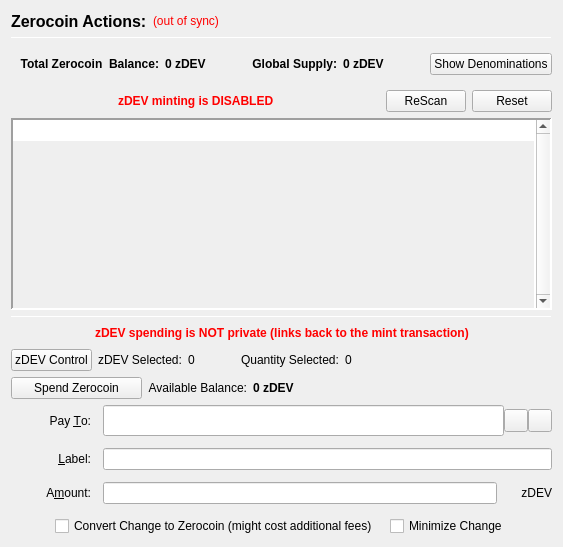
                  <widget class="QFrame" name="verticalFrameLeft">
                   <layout class="QVBoxLayout" name="verticalLayout_2">
                    <item>
                     <layout class="QVBoxLayout" name="verticalLayout_3">
                      <item>
                       <layout class="QHBoxLayout" name="horizontalLayout_3">
                        <item>
                         <widget class="QLabel" name="labelzDEVActions">
                          <property name="font">
                           <font>
                            <pointsize>12</pointsize>
                            <weight>75</weight>
                            <bold>true</bold>
                           </font>
                          </property>
                          <property name="text">
                           <string>Zerocoin Actions:</string>
                          </property>
                          <property name="alignment">
                           <set>Qt::AlignLeading|Qt::AlignLeft|Qt::AlignVCenter</set>
                          </property>
                         </widget>
                        </item>
                        <item>
                         <widget class="QLabel" name="labelzDEVSyncStatus">
                          <property name="toolTip">
                           <string>The displayed information may be out of date. Your wallet automatically synchronizes with the Astron network after a connection is established, but this process has not completed yet.</string>
                          </property>
                          <property name="styleSheet">
                           <string notr="true">QLabel { color: red; }</string>
                          </property>
                          <property name="text">
                           <string notr="true">(out of sync)</string>
                          </property>
                          <property name="alignment">
                           <set>Qt::AlignLeading|Qt::AlignLeft|Qt::AlignVCenter</set>
                          </property>
                         </widget>
                        </item>
                        <item>
                         <spacer name="horizontalSpacer">
                          <property name="orientation">
                           <enum>Qt::Horizontal</enum>
                          </property>
                          <property name="sizeHint" stdset="0">
                           <size>
                            <width>40</width>
                            <height>20</height>
                           </size>
                          </property>
                         </spacer>
                        </item>
                       </layout>
                      </item>
                      <item>
                       <widget class="Line" name="lineUpperLeft">
                        <property name="minimumSize">
                         <size>
                          <width>0</width>
                          <height>1</height>
                         </size>
                        </property>
                        <property name="maximumSize">
                         <size>
                          <width>16777215</width>
                          <height>1</height>
                         </size>
                        </property>
                        <property name="frameShadow">
                         <enum>QFrame::Sunken</enum>
                        </property>
                        <property name="orientation">
                         <enum>Qt::Horizontal</enum>
                        </property>
                       </widget>
                      </item>
                      <item>
                       <widget class="QFrame" name="balanceSupplyFrame">
                        <layout class="QHBoxLayout" name="horizontalLayout_2" stretch="0,0,0,1,0">
                         <property name="rightMargin">
                          <number>0</number>
                         </property>
                         <item>
                          <layout class="QHBoxLayout" name="horizontalLayout_34">
                           <item>
                            <widget class="QLabel" name="labelzAvailableText_3">
                             <property name="font">
                              <font>
                               <weight>75</weight>
                               <bold>true</bold>
                              </font>
                             </property>
                             <property name="toolTip">
                              <string>Total Balance including unconfirmed and immature zDEV</string>
                             </property>
                             <property name="text">
                              <string>Total Zerocoin  Balance:</string>
                             </property>
                             <property name="alignment">
                              <set>Qt::AlignRight|Qt::AlignTrailing|Qt::AlignVCenter</set>
                             </property>
                            </widget>
                           </item>
                           <item>
                            <widget class="QLabel" name="labelzAvailableAmount_4">
                             <property name="minimumSize">
                              <size>
                               <width>40</width>
                               <height>0</height>
                              </size>
                             </property>
                             <property name="font">
                              <font>
                               <weight>75</weight>
                               <bold>true</bold>
                              </font>
                             </property>
                             <property name="toolTip">
                              <string>Total Balance including unconfirmed and immature zDEV</string>
                             </property>
                             <property name="text">
                              <string>0 zDEV</string>
                             </property>
                             <property name="alignment">
                              <set>Qt::AlignLeading|Qt::AlignLeft|Qt::AlignVCenter</set>
                             </property>
                            </widget>
                           </item>
                          </layout>
                         </item>
                         <item>
                          <spacer name="horizontalSpacer_32">
                           <property name="orientation">
                            <enum>Qt::Horizontal</enum>
                           </property>
                           <property name="sizeHint" stdset="0">
                            <size>
                             <width>40</width>
                             <height>20</height>
                            </size>
                           </property>
                          </spacer>
                         </item>
                         <item>
                          <layout class="QHBoxLayout" name="horizontalLayout_35">
                           <item>
                            <widget class="QLabel" name="labelZsupplyText_2">
                             <property name="font">
                              <font>
                               <weight>75</weight>
                               <bold>true</bold>
                              </font>
                             </property>
                             <property name="text">
                              <string>Global Supply:</string>
                             </property>
                             <property name="alignment">
                              <set>Qt::AlignRight|Qt::AlignTrailing|Qt::AlignVCenter</set>
                             </property>
                            </widget>
                           </item>
                           <item>
                            <widget class="QLabel" name="labelZsupplyAmount_2">
                             <property name="font">
                              <font>
                               <weight>75</weight>
                               <bold>true</bold>
                              </font>
                             </property>
                             <property name="text">
                              <string>0 zDEV</string>
                             </property>
                            </widget>
                           </item>
                          </layout>
                         </item>
                         <item>
                          <spacer name="horizontalSpacer_31">
                           <property name="orientation">
                            <enum>Qt::Horizontal</enum>
                           </property>
                           <property name="sizeHint" stdset="0">
                            <size>
                             <width>40</width>
                             <height>20</height>
                            </size>
                           </property>
                          </spacer>
                         </item>
                         <item>
                          <widget class="QPushButton" name="pushButtonShowDenoms">
                           <property name="toolTip">
                            <string>Show zDEV denominations list</string>
                           </property>
                           <property name="text">
                            <string>Show Denominations</string>
                           </property>
                          </widget>
                         </item>
                        </layout>
                       </widget>
                      </item>
                      <item>
                       <layout class="QHBoxLayout" name="horizontalLayout_4">
                        <item>
                         <spacer name="horizontalSpacer_2">
                          <property name="orientation">
                           <enum>Qt::Horizontal</enum>
                          </property>
                          <property name="sizeHint" stdset="0">
                           <size>
                            <width>40</width>
                            <height>20</height>
                           </size>
                          </property>
                         </spacer>
                        </item>
                        <item>
                         <widget class="QLabel" name="label">
                          <property name="styleSheet">
                           <string notr="true">color: red;
font-weight: bold;</string>
                          </property>
                          <property name="text">
                           <string>zDEV minting is DISABLED</string>
                          </property>
                         </widget>
                        </item>
                        <item>
                         <spacer name="horizontalSpacer_3">
                          <property name="orientation">
                           <enum>Qt::Horizontal</enum>
                          </property>
                          <property name="sizeHint" stdset="0">
                           <size>
                            <width>40</width>
                            <height>20</height>
                           </size>
                          </property>
                         </spacer>
                        </item>
                        <item>
                         <widget class="QPushButton" name="pushButtonMintReset">
                          <property name="maximumSize">
                           <size>
                            <width>80</width>
                            <height>16777215</height>
                           </size>
                          </property>
                          <property name="toolTip">
                           <string>Rescan the complete blockchain for  Zerocoin mints and their meta-data.</string>
                          </property>
                          <property name="text">
                           <string>ReScan</string>
                          </property>
                         </widget>
                        </item>
                        <item>
                         <widget class="QPushButton" name="pushButtonSpentReset">
                          <property name="maximumSize">
                           <size>
                            <width>80</width>
                            <height>16777215</height>
                           </size>
                          </property>
                          <property name="toolTip">
                           <string>Reset Zerocoin Wallet DB. Deletes transactions that did not make it into the blockchain.</string>
                          </property>
                          <property name="text">
                           <string>Reset</string>
                          </property>
                         </widget>
                        </item>
                       </layout>
                      </item>
                      <item>
                       <widget class="QPlainTextEdit" name="TEMintStatus">
                        <property name="font">
                         <font>
                          <pointsize>8</pointsize>
                         </font>
                        </property>
                        <property name="toolTip">
                         <string>Status and/or Mesages from the last Mint Action.</string>
                        </property>
                        <property name="frameShape">
                         <enum>QFrame::Panel</enum>
                        </property>
                        <property name="frameShadow">
                         <enum>QFrame::Sunken</enum>
                        </property>
                        <property name="lineWidth">
                         <number>2</number>
                        </property>
                        <property name="midLineWidth">
                         <number>2</number>
                        </property>
                        <property name="verticalScrollBarPolicy">
                         <enum>Qt::ScrollBarAlwaysOn</enum>
                        </property>
                        <property name="horizontalScrollBarPolicy">
                         <enum>Qt::ScrollBarAlwaysOff</enum>
                        </property>
                        <property name="readOnly">
                         <bool>true</bool>
                        </property>
                        <property name="plainText">
                         <string notr="true"/>
                        </property>
                        <property name="backgroundVisible">
                         <bool>true</bool>
                        </property>
                       </widget>
                      </item>
                      <item>
                       <widget class="Line" name="line">
                        <property name="minimumSize">
                         <size>
                          <width>0</width>
                          <height>1</height>
                         </size>
                        </property>
                        <property name="maximumSize">
                         <size>
                          <width>16777215</width>
                          <height>1</height>
                         </size>
                        </property>
                        <property name="orientation">
                         <enum>Qt::Horizontal</enum>
                        </property>
                       </widget>
                      </item>
                      <item>
                       <layout class="QHBoxLayout" name="horizontalLayout_7">
                        <item>
                         <spacer name="horizontalSpacer_18">
                          <property name="orientation">
                           <enum>Qt::Horizontal</enum>
                          </property>
                          <property name="sizeHint" stdset="0">
                           <size>
                            <width>40</width>
                            <height>20</height>
                           </size>
                          </property>
                         </spacer>
                        </item>
                        <item>
                         <widget class="QLabel" name="label_2">
                          <property name="styleSheet">
                           <string notr="true">color: red;
font-weight: bold;</string>
                          </property>
                          <property name="text">
                           <string>zDEV spending is NOT private (links back to the mint transaction)</string>
                          </property>
                         </widget>
                        </item>
                        <item>
                         <spacer name="horizontalSpacer_30">
                          <property name="orientation">
                           <enum>Qt::Horizontal</enum>
                          </property>
                          <property name="sizeHint" stdset="0">
                           <size>
                            <width>40</width>
                            <height>20</height>
                           </size>
                          </property>
                         </spacer>
                        </item>
                       </layout>
                      </item>
                      <item>
                       <layout class="QHBoxLayout" name="horizontalLayout_24">
                        <property name="leftMargin">
                         <number>0</number>
                        </property>
                        <property name="bottomMargin">
                         <number>0</number>
                        </property>
                        <item>
                         <widget class="QPushButton" name="pushButtonZPivControl">
                          <property name="text">
                           <string>zDEV Control</string>
                          </property>
                         </widget>
                        </item>
                        <item>
                         <widget class="QLabel" name="labelzPivSelected">
                          <property name="text">
                           <string>zDEV Selected:</string>
                          </property>
                         </widget>
                        </item>
                        <item>
                         <widget class="QLabel" name="labelzPivSelected_int">
                          <property name="text">
                           <string>0</string>
                          </property>
                         </widget>
                        </item>
                        <item>
                         <spacer name="horizontalSpacer_17">
                          <property name="orientation">
                           <enum>Qt::Horizontal</enum>
                          </property>
                          <property name="sizeType">
                           <enum>QSizePolicy::Fixed</enum>
                          </property>
                          <property name="sizeHint" stdset="0">
                           <size>
                            <width>40</width>
                            <height>20</height>
                           </size>
                          </property>
                         </spacer>
                        </item>
                        <item>
                         <widget class="QLabel" name="labelQuantitySelected">
                          <property name="text">
                           <string>Quantity Selected:</string>
                          </property>
                         </widget>
                        </item>
                        <item>
                         <widget class="QLabel" name="labelQuantitySelected_int">
                          <property name="text">
                           <string>0</string>
                          </property>
                         </widget>
                        </item>
                        <item>
                         <spacer name="horizontalSpacer_19">
                          <property name="orientation">
                           <enum>Qt::Horizontal</enum>
                          </property>
                          <property name="sizeHint" stdset="0">
                           <size>
                            <width>40</width>
                            <height>20</height>
                           </size>
                          </property>
                         </spacer>
                        </item>
                       </layout>
                      </item>
                      <item>
                       <layout class="QHBoxLayout" name="horizontalLayout_6">
                        <item>
                         <widget class="QPushButton" name="pushButtonSpendzDEV">
                          <property name="minimumSize">
                           <size>
                            <width>131</width>
                            <height>0</height>
                           </size>
                          </property>
                          <property name="toolTip">
                           <string>Spend Zerocoin. Without 'Pay To:' address creates payments to yourself.</string>
                          </property>
                          <property name="text">
                           <string>Spend Zerocoin</string>
                          </property>
                         </widget>
                        </item>
                        <item>
                         <widget class="QLabel" name="labelzDEVBalanceText">
                          <property name="toolTip">
                           <string>Available (mature and spendable) zDEV for spending</string>
                          </property>
                          <property name="text">
                           <string>Available Balance:</string>
                          </property>
                          <property name="alignment">
                           <set>Qt::AlignRight|Qt::AlignTrailing|Qt::AlignVCenter</set>
                          </property>
                         </widget>
                        </item>
                        <item>
                         <widget class="QLabel" name="labelzAvailableAmount_2">
                          <property name="font">
                           <font>
                            <weight>75</weight>
                            <bold>true</bold>
                           </font>
                          </property>
                          <property name="toolTip">
                           <string>Available (mature and spendable) zDEV for spending

zDEV are mature when they have more than 20 confirmations AND more than 2 mints of the same denomination after them were minted</string>
                          </property>
                          <property name="text">
                           <string>0 zDEV</string>
                          </property>
                          <property name="alignment">
                           <set>Qt::AlignLeading|Qt::AlignLeft|Qt::AlignVCenter</set>
                          </property>
                         </widget>
                        </item>
                        <item>
                         <spacer name="horizontalSpacer_4">
                          <property name="orientation">
                           <enum>Qt::Horizontal</enum>
                          </property>
                          <property name="sizeHint" stdset="0">
                           <size>
                            <width>40</width>
                            <height>20</height>
                           </size>
                          </property>
                         </spacer>
                        </item>
                       </layout>
                      </item>
                      <item>
                       <layout class="QGridLayout" name="gridLayout_7">
                        <property name="spacing">
                         <number>12</number>
                        </property>
                        <item row="0" column="0">
                         <widget class="QLabel" name="payToLabel">
                          <property name="minimumSize">
                           <size>
                            <width>80</width>
                            <height>0</height>
                           </size>
                          </property>
                          <property name="text">
                           <string>Pay &amp;To:</string>
                          </property>
                          <property name="alignment">
                           <set>Qt::AlignRight|Qt::AlignTrailing|Qt::AlignVCenter</set>
                          </property>
                          <property name="buddy">
                           <cstring>payTo</cstring>
                          </property>
                         </widget>
                        </item>
                        <item row="0" column="1">
                         <layout class="QHBoxLayout" name="payToLayout">
                          <property name="spacing">
                           <number>0</number>
                          </property>
                          <item>
                           <widget class="QValidatedLineEdit" name="payTo">
                            <property name="enabled">
                             <bool>true</bool>
                            </property>
                            <property name="minimumSize">
                             <size>
                              <width>0</width>
                              <height>31</height>
                             </size>
                            </property>
                            <property name="toolTip">
                             <string>The Astron address to send the payment to. Creates local payment to yourself when empty.</string>
                            </property>
                           </widget>
                          </item>
                          <item>
                           <widget class="QToolButton" name="addressBookButton">
                            <property name="toolTip">
                             <string>Choose previously used address</string>
                            </property>
                            <property name="text">
                             <string/>
                            </property>
                            <property name="icon">
                             <iconset resource="../astron.qrc">
                              <normaloff>:/icons/address-book</normaloff>:/icons/address-book</iconset>
                            </property>
                            <property name="shortcut">
                             <string>Alt+A</string>
                            </property>
                           </widget>
                          </item>
                          <item>
                           <widget class="QToolButton" name="pasteButton">
                            <property name="toolTip">
                             <string>Paste address from clipboard</string>
                            </property>
                            <property name="text">
                             <string/>
                            </property>
                            <property name="icon">
                             <iconset resource="../astron.qrc">
                              <normaloff>:/icons/editpaste</normaloff>:/icons/editpaste</iconset>
                            </property>
                            <property name="shortcut">
                             <string>Alt+P</string>
                            </property>
                           </widget>
                          </item>
                         </layout>
                        </item>
                        <item row="1" column="0">
                         <widget class="QLabel" name="labelLabel">
                          <property name="minimumSize">
                           <size>
                            <width>80</width>
                            <height>0</height>
                           </size>
                          </property>
                          <property name="text">
                           <string>&amp;Label:</string>
                          </property>
                          <property name="alignment">
                           <set>Qt::AlignRight|Qt::AlignTrailing|Qt::AlignVCenter</set>
                          </property>
                          <property name="buddy">
                           <cstring>addAsLabel</cstring>
                          </property>
                         </widget>
                        </item>
                        <item row="1" column="1">
                         <widget class="QLineEdit" name="addAsLabel">
                          <property name="toolTip">
                           <string>Enter a label for this address to add it to the list of used addresses</string>
                          </property>
                         </widget>
                        </item>
                        <item row="2" column="0">
                         <widget class="QLabel" name="amountLabel">
                          <property name="minimumSize">
                           <size>
                            <width>80</width>
                            <height>0</height>
                           </size>
                          </property>
                          <property name="text">
                           <string>A&amp;mount:</string>
                          </property>
                          <property name="alignment">
                           <set>Qt::AlignRight|Qt::AlignTrailing|Qt::AlignVCenter</set>
                          </property>
                          <property name="buddy">
                           <cstring>zDEVpayAmount</cstring>
                          </property>
                         </widget>
                        </item>
                        <item row="2" column="1">
                         <layout class="QHBoxLayout" name="horizontalLayout_9">
                          <property name="spacing">
                           <number>0</number>
                          </property>
                          <item>
                           <widget class="QLineEdit" name="zDEVpayAmount"/>
                          </item>
                          <item>
                           <widget class="QLabel" name="labelzDEV">
                            <property name="minimumSize">
                             <size>
                              <width>55</width>
                              <height>0</height>
                             </size>
                            </property>
                            <property name="text">
                             <string>zDEV</string>
                            </property>
                            <property name="alignment">
                             <set>Qt::AlignRight|Qt::AlignTrailing|Qt::AlignVCenter</set>
                            </property>
                           </widget>
                          </item>
                         </layout>
                        </item>
                        <item row="3" column="0" colspan="2">
                         <layout class="QHBoxLayout" name="horizontalLayout_10">
                          <item>
                           <spacer name="horizontalSpacer_5">
                            <property name="orientation">
                             <enum>Qt::Horizontal</enum>
                            </property>
                            <property name="sizeHint" stdset="0">
                             <size>
                              <width>40</width>
                              <height>20</height>
                             </size>
                            </property>
                           </spacer>
                          </item>
                          <item>
                           <widget class="QCheckBox" name="checkBoxMintChange">
                            <property name="sizePolicy">
                             <sizepolicy hsizetype="MinimumExpanding" vsizetype="Fixed">
                              <horstretch>0</horstretch>
                              <verstretch>0</verstretch>
                             </sizepolicy>
                            </property>
                            <property name="layoutDirection">
                             <enum>Qt::LeftToRight</enum>
                            </property>
                            <property name="text">
                             <string>Convert Change to Zerocoin (might cost additional fees)</string>
                            </property>
                           </widget>
                          </item>
                          <item>
                           <widget class="QCheckBox" name="checkBoxMinimizeChange">
                            <property name="toolTip">
                             <string>If checked, the wallet tries to minimize the returning change instead of minimizing the number of spent denominations.</string>
                            </property>
                            <property name="text">
                             <string>Minimize Change</string>
                            </property>
                           </widget>
                          </item>
                          <item>
                           <spacer name="horizontalSpacer_6">
                            <property name="orientation">
                             <enum>Qt::Horizontal</enum>
                            </property>
                            <property name="sizeHint" stdset="0">
                             <size>
                              <width>40</width>
                              <height>20</height>
                             </size>
                            </property>
                           </spacer>
                          </item>
                         </layout>
                        </item>
                       </layout>
                      </item>
                     </layout>
                    </item>
                   </layout>
                  </widget>
